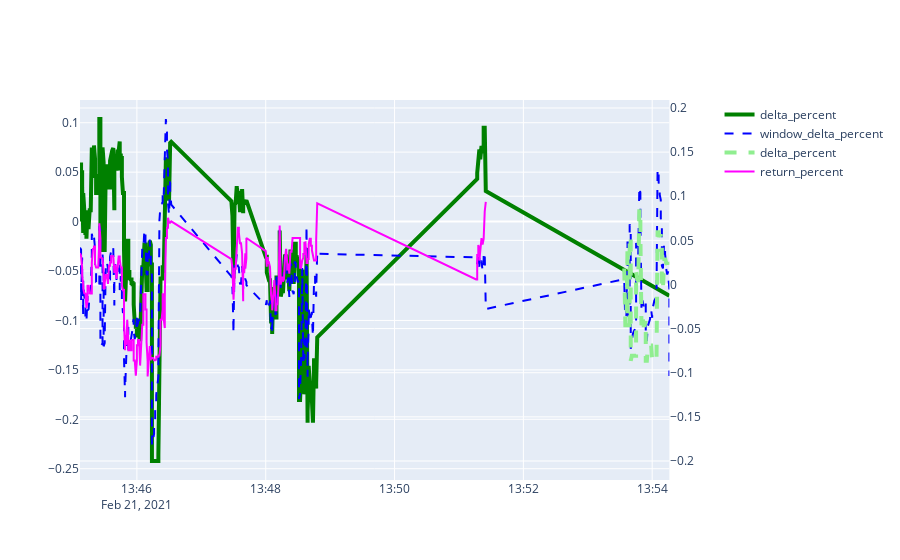

Write notebook code for a chart like this one.
### Code cell
while True:
    clear_output(wait=True)
    time.sleep(1)

#     df = pd.read_csv("BTC.csv")
# #     df = df.tail(400)
#     fig = make_subplots(specs=[[{"secondary_y": True}]])
#     fig.add_trace(go.Scatter(x=df['date'], y=df['delta_percent'],
#                         mode='lines',
#                         name='delta_percent',
#                             ),
#                       secondary_y=False
#                  )
#     fig.add_trace(go.Scatter(x=df['date'], y=df['window_delta_percent'],
#                         mode='lines',
#                         name='window_delta_percent',
#                             ),
#                    secondary_y=True,
#                  )
#     fig.show()
    
    df = pd.read_csv("ETC2.csv")
    df = df.tail(350)
    d = df.query('state=="not_holding"')
    h = df.query('state=="holding"')

    fig = make_subplots(specs=[[{"secondary_y": True}]])
    fig.add_trace(go.Scatter(x=h['date'], y=h['delta_percent'],
                        line = dict(color='green', width=4),
                        name='delta_percent',
                            ),
                      secondary_y=False
                 )
    fig.add_trace(go.Scatter(x=df['date'], y=df['window_delta_percent'],
                        line = dict(color='blue', width=2, dash='dash'),
                        name='window_delta_percent',
                            ),
                   secondary_y=True,
                 )
    fig.add_trace(go.Scatter(x=d['date'], y=d['delta_percent'],
#                 mode='lines',
                line = dict(color='lightgreen', width=4, dash='dash'),
                name='delta_percent',
                    ),
           secondary_y=True,
         )
    fig.add_trace(go.Scatter(x=df['date'], y=df['return_percent'],
#                 mode='lines',
            line = dict(color='magenta', width=2),
            name='return_percent',
                ),
       secondary_y=True,
     )
    fig.show()


#     break

### Figure 1 — Plotly figure (JSON) as saved in the notebook; plotly's stock layout.template omitted (floating-point values rounded to 4 significant figures; data arrays with more than 128 entries replaced by an {"elided": "..."} marker saying what was removed)
{"data": [{"line": {"color": "green", "width": 4}, "name": "delta_percent", "type": "scatter", "x": {"elided": "276 str values"}, "xaxis": "x", "y": {"elided": "276 float values"}, "yaxis": "y"}, {"line": {"color": "blue", "dash": "dash", "width": 2}, "name": "window_delta_percent", "type": "scatter", "x": {"elided": "350 str values"}, "xaxis": "x", "y": {"elided": "350 float values"}, "yaxis": "y2"}, {"line": {"color": "lightgreen", "dash": "dash", "width": 4}, "name": "delta_percent", "type": "scatter", "x": ["2021-02-21T13:53:34-05:00", "2021-02-21T13:53:34-05:00", "2021-02-21T13:53:35-05:00", "2021-02-21T13:53:35-05:00", "2021-02-21T13:53:36-05:00", "2021-02-21T13:53:37-05:00", "2021-02-21T13:53:37-05:00", "2021-02-21T13:53:38-05:00", "2021-02-21T13:53:38-05:00", "2021-02-21T13:53:39-05:00", "2021-02-21T13:53:39-05:00", "2021-02-21T13:53:40-05:00", "2021-02-21T13:53:40-05:00", "2021-02-21T13:53:41-05:00", "2021-02-21T13:53:42-05:00", "2021-02-21T13:53:42-05:00", "2021-02-21T13:53:43-05:00", "2021-02-21T13:53:44-05:00", "2021-02-21T13:53:45-05:00", "2021-02-21T13:53:45-05:00", "2021-02-21T13:53:46-05:00", "2021-02-21T13:53:46-05:00", "2021-02-21T13:53:47-05:00", "2021-02-21T13:53:47-05:00", "2021-02-21T13:53:48-05:00", "2021-02-21T13:53:49-05:00", "2021-02-21T13:53:49-05:00", "2021-02-21T13:53:50-05:00", "2021-02-21T13:53:50-05:00", "2021-02-21T13:53:51-05:00", "2021-02-21T13:53:51-05:00", "2021-02-21T13:53:52-05:00", "2021-02-21T13:53:53-05:00", "2021-02-21T13:53:53-05:00", "2021-02-21T13:53:54-05:00", "2021-02-21T13:53:54-05:00", "2021-02-21T13:53:55-05:00", "2021-02-21T13:53:55-05:00", "2021-02-21T13:53:56-05:00", "2021-02-21T13:53:56-05:00", "2021-02-21T13:53:57-05:00", "2021-02-21T13:53:58-05:00", "2021-02-21T13:53:58-05:00", "2021-02-21T13:53:59-05:00", "2021-02-21T13:53:59-05:00", "2021-02-21T13:54:00-05:00", "2021-02-21T13:54:00-05:00", "2021-02-21T13:54:01-05:00", "2021-02-21T13:54:02-05:00", "2021-02-21T13:54:02-05:00", "2021-02-21T13:54:03-05:00", "2021-02-21T13:54:03-05:00", "2021-02-21T13:54:04-05:00", "2021-02-21T13:54:04-05:00", "2021-02-21T13:54:05-05:00", "2021-02-21T13:54:06-05:00", "2021-02-21T13:54:06-05:00", "2021-02-21T13:54:07-05:00", "2021-02-21T13:54:07-05:00", "2021-02-21T13:54:08-05:00", "2021-02-21T13:54:08-05:00", "2021-02-21T13:54:09-05:00", "2021-02-21T13:54:09-05:00", "2021-02-21T13:54:10-05:00", "2021-02-21T13:54:11-05:00", "2021-02-21T13:54:11-05:00", "2021-02-21T13:54:12-05:00", "2021-02-21T13:54:12-05:00", "2021-02-21T13:54:13-05:00", "2021-02-21T13:54:13-05:00", "2021-02-21T13:54:14-05:00", "2021-02-21T13:54:15-05:00", "2021-02-21T13:54:15-05:00", "2021-02-21T13:54:16-05:00"], "xaxis": "x", "y": [0.01821, 0.01586, -0.04624, -0.04624, -0.04624, 0.04337, -0.04624, -0.04624, -0.04624, -0.04624, 0.05486, 0.05486, -0.08652, -0.08077, -0.08077, -0.08077, -0.08077, -0.08077, -0.08077, 0.01489, 0.007873, 0.0061, 0.0061, 0.00267, 0.08538, 0.08538, 0.05672, -0.03473, -0.04624, -0.04048, -0.03473, -0.04624, -0.04624, -0.04624, -0.04048, -0.08652, -0.08652, -0.08652, -0.06926, -0.06926, -0.06926, -0.06926, -0.06926, -0.06926, -0.06926, -0.08652, -0.08652, -0.08652, -0.08652, -0.08652, -0.08652, -0.08652, -0.08652, -0.08652, 0.05931, 0.05931, 0.05548, 0.05548, 0.05506, 0.05506, 0.0393, 0.0393, -0.006129, -0.006129, 0.02593, 0.02593, 0.03012, 0.03012, 0.0243, 0.0243, 0.02296, 0.03203, 0.03203, 0.02237], "yaxis": "y2"}, {"line": {"color": "magenta", "width": 2}, "name": "return_percent", "type": "scatter", "x": {"elided": "350 str values"}, "xaxis": "x", "y": {"elided": "350 float values"}, "yaxis": "y2"}], "layout": {"xaxis": {"anchor": "y", "domain": [0, 0.94]}, "yaxis": {"anchor": "x", "domain": [0, 1]}, "yaxis2": {"anchor": "x", "overlaying": "y", "side": "right"}}}
